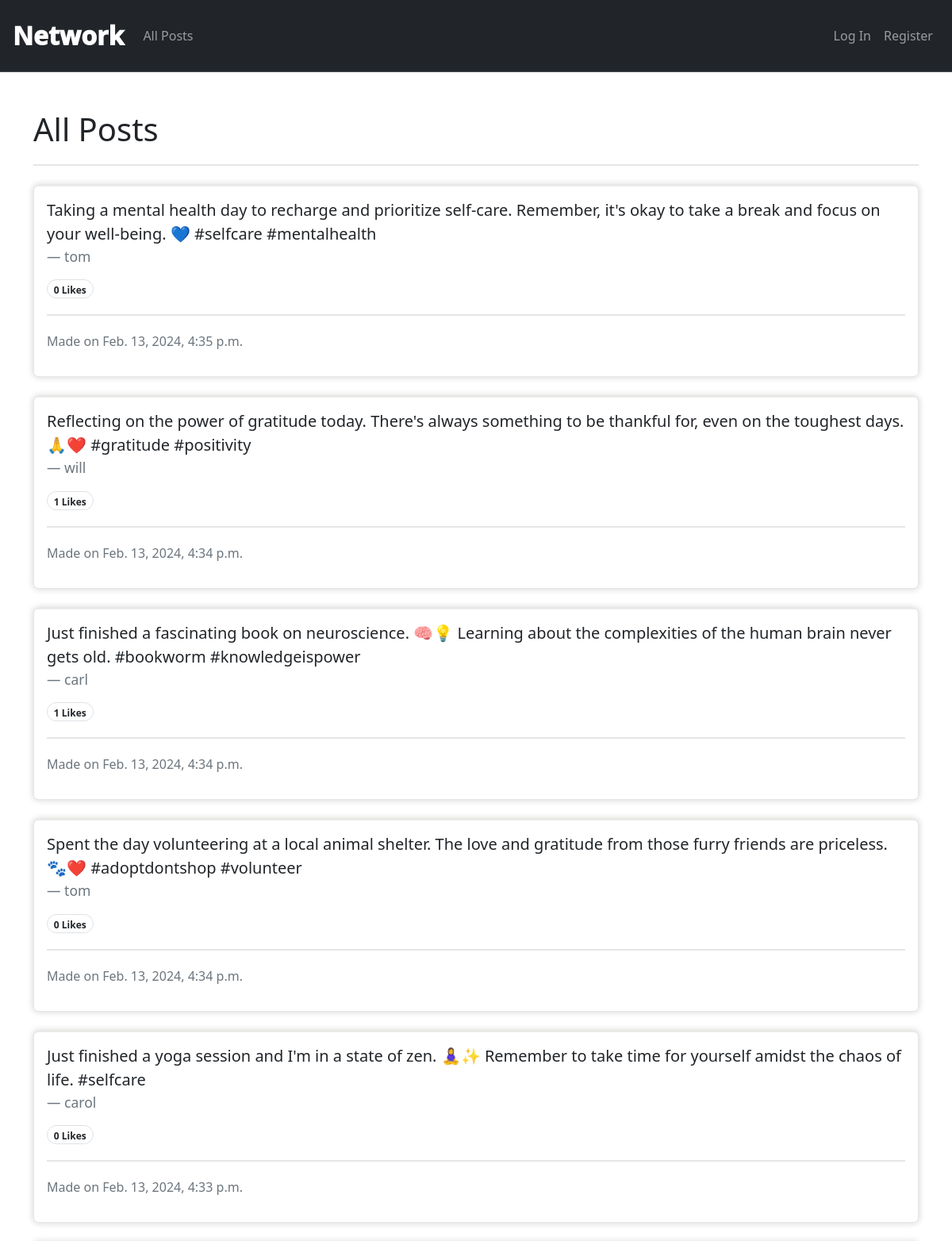
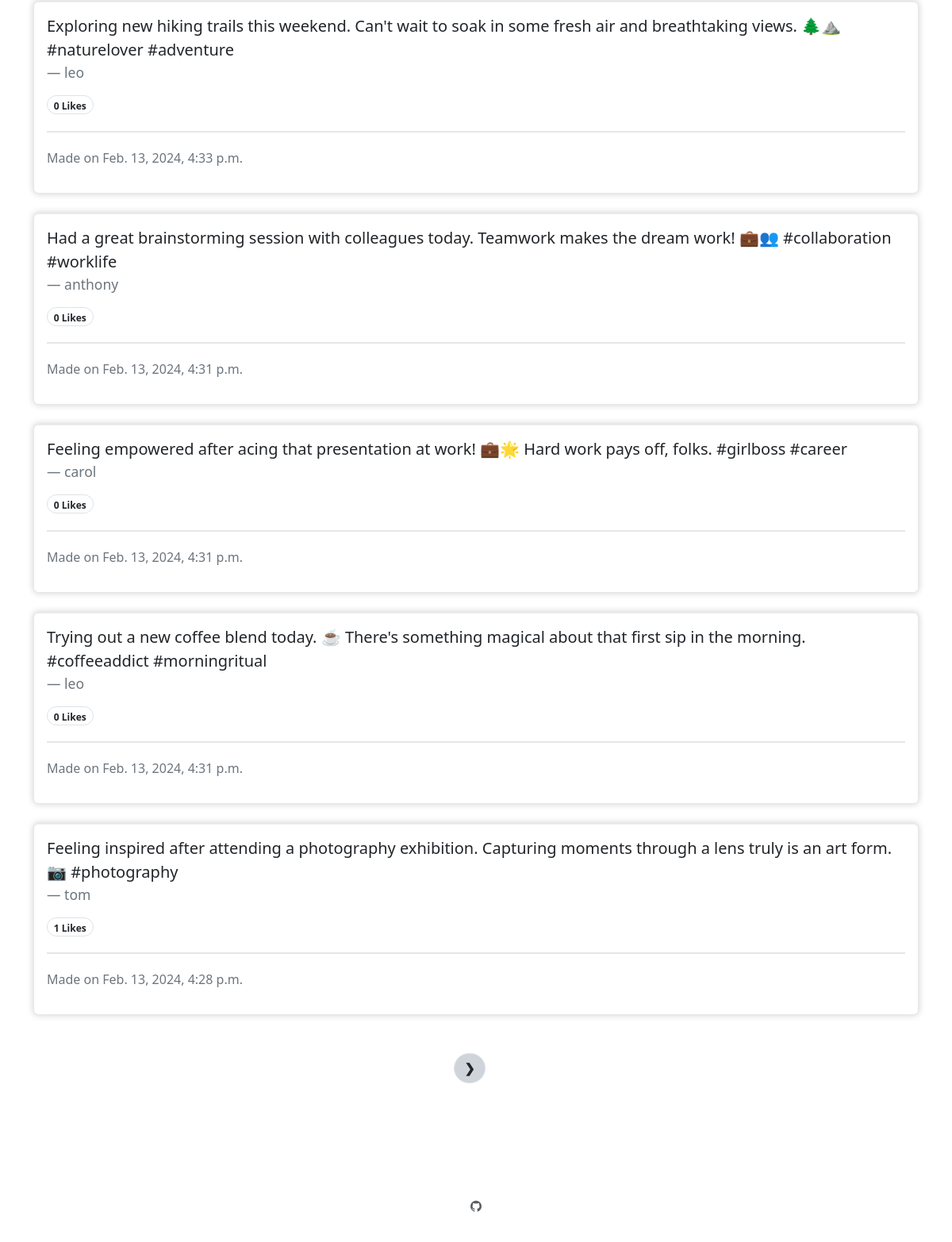
The page / on the database its author committed (2 pictures, top to bottom).
### network/models.py (models this page shows, shortened)
class Post(models.Model):
    user = models.ForeignKey(
        User, on_delete=models.CASCADE, blank=True, null=True, related_name="author")
    content = models.CharField(max_length=500)
    timestamp = models.DateTimeField(auto_now_add=True)
    likes_count = models.IntegerField(default=0)

class User(AbstractUser):
    pass

### network/views.py (the view)
# urls.py: path("", views.index, name="index"),
def index(request):
    posts = Post.objects.all().order_by("id").reverse()
    paginator = Paginator(posts, 10)
    page_number = request.GET.get("page")
    page_posts = paginator.get_page(page_number)
    likes = Like.objects.all()
    posts_liked = []
    try:
        for like in likes:
            if like.user.id == request.user.id:
                posts_liked.append(like.post.id)
    except:
        posts_liked = []
    return render(request, "network/index.html", {
        "posts": posts,
        "page_posts": page_posts,
        "posts_liked": posts_liked,
    })

### network/templates/network/index.html (shortened to what this page needs)
{% extends "network/layout.html" %} {% block body %}
<h1 class="mb-3">All Posts</h1>
<hr class="line-style" />
<div class="mt-4" data-aos="fade-left">
    {% for post in page_posts %}
    <div class="card mb-4">
        <div class="card-body">
            <blockquote class="blockquote mb-0">
                <p id="content_{{ post.id }}">{{ post.content }}</p>
                <a class="text-decoration-none" href="{% url 'profile' user_id=post.user.id %}">
                    <footer class="blockquote-footer">{{ post.user }}</footer>
                </a>
            </blockquote>
            <span class="text-secondary border rounded-pill justify-content-center">
                <span id="likes-counter-{{ post.id }}" class="badge text-dark"> {{ post.likes_count }} Likes</span>
            </span>
            <hr class="line-style" />
            <div class="row">
                <p class="col text-secondary">Made on {{ post.timestamp }}</p>
            </div>
        </div>
    </div>
    {% endfor %}
    <nav class="my-5" aria-label="Page navigation example">
        <ul class="pagination justify-content-center">
             {% if page_posts.has_next %}
            <li class="page-item me-3"><a class="page-link bg-dark-subtle rounded-pill text-dark" href="?page={{ page_posts.next_page_number }}"><strong>❯</strong></a></li>
            {% endif %}
        </ul>
    </nav>
</div>
{% endblock %}

### network/templates/network/layout.html (shortened to what this page needs)
{% load static %}
<!DOCTYPE html>
<html lang="en">
    <head>
        <link href="https://cdn.jsdelivr.net/npm/bootstrap@5.3.2/dist/css/bootstrap.min.css" rel="stylesheet" />
        <link rel="stylesheet" href="https://cdn.jsdelivr.net/npm/bootstrap-icons@1.11.3/font/bootstrap-icons.min.css" />
        <link href="{% static 'network/styles.css' %}" rel="stylesheet" />
        <link rel="stylesheet" href="https://unpkg.com/aos@next/dist/aos.css" />
    </head>
    <body>
        <nav class="navbar navbar-expand-lg bg-dark border-bottom border-body p-3" data-bs-theme="dark">
            <a class="navbar-brand protest" href="{% url "index" %}">Network</a>
            <div class="collapse navbar-collapse" id="navbar">
                {% if user.is_authenticated %}
                    <ul class="navbar-nav me-auto">
                        <li class="nav-item">
                            <a class="nav-link" href="{% url "profile" user_id=user.id %}"><strong>{{ user.username }}</strong></a>
                        </li>
                        <li class="nav-item">
                            <a class="nav-link" href="{% url 'index' %}">All Posts</a>
                        </li>
                        <li class="nav-item">
                            <a class="nav-link" href="{% url "following" %}">Following</a>
                        </li>
                    </ul>
                    <ul class="navbar-nav ms-auto">
                        <li class="nav-item">
                            <a class="nav-link" href="{% url 'logout' %}">Log Out</a>
                        </li>
                    </ul>
                {% else %}
                    <ul class="navbar-nav me-auto">
                        <li class="nav-item">
                            <a class="nav-link" href="{% url 'index' %}">All Posts</a>
                        </li>
                    </ul>
                    <ul class="navbar-nav ms-auto">
                        <li class="nav-item">
                            <a class="nav-link" href="{% url 'login' %}">Log In</a>
                        </li>
                        <li class="nav-item">
                            <a class="nav-link" href="{% url 'register' %}">Register</a>
                        </li>
                    </ul>
                {% endif %}
            </div>
        </nav>
        <main class="container py-5">{% block body %} {% endblock %}</main>
        <footer class="container py-5">
            <div class="small mb-3 text-center">
                <a href="https://github.com/tomosantos" target="_blank">
                    <span class="p-2 footer text-muted bi bi-github"></span>
                </a>
            </div>
        </footer>
    </body>
</html>

### network/static/network/styles.css (style rules this page uses)
* { font-style: var(--black); }
:root { --black: #141402; --grey: #615555; --white: 245, 245, 245; --maintransition: all 0.3s linear; }
nav .navbar-brand { font-size: xx-large; font-weight: 1000; }
.card { border-color: rgba(20, 20, 2, 0.1); box-shadow: 0 1px 1px rgba(20, 20, 2, 0.075) inset, 0 0 8px rgba(20, 20, 2, 0.2); outline: none; transition: border-color 0.3s, box-shadow 0.3s; }
.line-style { border: none; height: 2px; background-color: rgba(128, 128, 128, 0.8); margin: 20px 0; }

### rows shown on the page
Post: content "Taking a mental health day to recharge and prioritize self-care. Remember, it's okay to take a break and focus on your well-being. 💙 #selfcare #mentalhealth", user "tom", likes_count "0", timestamp "Feb. 13, 2024, 4:35 p.m."
Post: content "Reflecting on the power of gratitude today. There's always something to be thankful for, even on the toughest days. 🙏❤️ #gratitude #positivity", user "will", likes_count "1", timestamp "Feb. 13, 2024, 4:34 p.m."
Post: content "Just finished a fascinating book on neuroscience. 🧠💡 Learning about the complexities of the human brain never gets old. #bookworm #knowledgeispower", user "carl", likes_count "1", timestamp "Feb. 13, 2024, 4:34 p.m."
Post: content "Spent the day volunteering at a local animal shelter. The love and gratitude from those furry friends are priceless. 🐾❤️ #adoptdontshop #volunteer", user "tom", likes_count "0", timestamp "Feb. 13, 2024, 4:34 p.m."
Post: content "Just finished a yoga session and I'm in a state of zen. 🧘‍♀️✨ Remember to take time for yourself amidst the chaos of life. #selfcare", user "carol", likes_count "0", timestamp "Feb. 13, 2024, 4:33 p.m."
Post: content "Exploring new hiking trails this weekend. Can't wait to soak in some fresh air and breathtaking views. 🌲⛰️ #naturelover #adventure", user "leo", likes_count "0", timestamp "Feb. 13, 2024, 4:33 p.m."
Post: content "Had a great brainstorming session with colleagues today. Teamwork makes the dream work! 💼👥 #collaboration #worklife", user "anthony", likes_count "0", timestamp "Feb. 13, 2024, 4:31 p.m."
Post: content "Feeling empowered after acing that presentation at work! 💼🌟 Hard work pays off, folks. #girlboss #career", user "carol", likes_count "0", timestamp "Feb. 13, 2024, 4:31 p.m."
Post: content "Trying out a new coffee blend today. ☕️ There's something magical about that first sip in the morning. #coffeeaddict #morningritual", user "leo", likes_count "0", timestamp "Feb. 13, 2024, 4:31 p.m."
Post: content "Feeling inspired after attending a photography exhibition. Capturing moments through a lens truly is an art form. 📷 #photography", user "tom", likes_count "1", timestamp "Feb. 13, 2024, 4:28 p.m."
